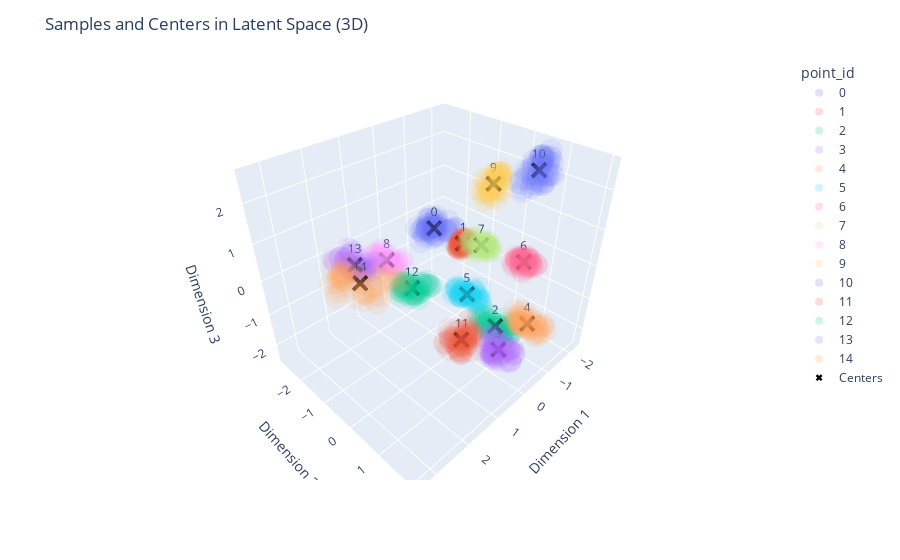

The code cell stored with this chart in its notebook:
### Code cell
plot_Z_samples_3D(samples_Z[:50])
